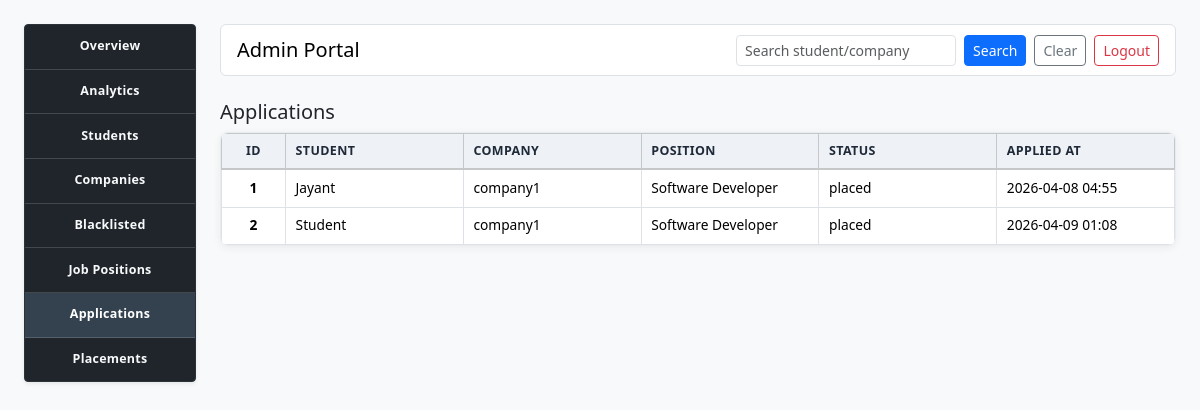
The page /admin-portal/applications (signed in) on the database its author committed.
### model.py (models this page shows, shortened)
class Application(db.Model):
    __tablename__ = "applications"
    __table_args__ = (
        UniqueConstraint(
            "student_id", "job_position_id", name="uq_student_job_application"
        ),
    )
    id = db.Column(db.Integer, primary_key=True)
    student_id = db.Column(db.Integer, db.ForeignKey("students.id"), nullable=False)
    job_position_id = db.Column(
        db.Integer, db.ForeignKey("job_positions.id"), nullable=False
    )
    status = db.Column(db.String(30), nullable=False, default="applied")
    applied_at = db.Column(db.DateTime, nullable=False, default=datetime.utcnow)
    student = db.relationship("Student", back_populates="applications")
    job_position = db.relationship("JobPosition", back_populates="applications")
    placement = db.relationship(
        "Placement", back_populates="application", uselist=False, cascade="all, delete-orphan"
    )

class Student(db.Model):
    __tablename__ = "students"
    id = db.Column(db.Integer, primary_key=True)
    full_name = db.Column(db.String(120), nullable=False)
    email = db.Column(db.String(120), unique=True, nullable=False)
    password = db.Column(db.String(120), nullable=False)
    phone = db.Column(db.String(20), nullable=True)
    course = db.Column(db.String(100), nullable=True)
    skills = db.Column(db.String(255), nullable=True)
    graduation_year = db.Column(db.Integer, nullable=True)
    resume_url = db.Column(db.String(255), nullable=True)
    is_deactivated = db.Column(db.Boolean, nullable=False, default=False)
    applications = db.relationship(
        "Application", back_populates="student", cascade="all, delete-orphan"
    )

class Company(db.Model):
    __tablename__ = "companies"
    id = db.Column(db.Integer, primary_key=True)
    name = db.Column(db.String(120), unique=True, nullable=False)
    email = db.Column(db.String(120), unique=True, nullable=False)
    password = db.Column(db.String(120), nullable=False)
    industry = db.Column(db.String(100), nullable=True)
    location = db.Column(db.String(120), nullable=True)
    website = db.Column(db.String(255), nullable=True)
    is_blacklisted = db.Column(db.Boolean, nullable=False, default=False)
    is_approved = db.Column(db.Boolean, nullable=False, default=False)
    job_positions = db.relationship(
        "JobPosition", back_populates="company", cascade="all, delete-orphan"
    )

class JobPosition(db.Model):
    __tablename__ = "job_positions"
    id = db.Column(db.Integer, primary_key=True)
    company_id = db.Column(db.Integer, db.ForeignKey("companies.id"), nullable=False)
    title = db.Column(db.String(120), nullable=False)
    description = db.Column(db.Text, nullable=True)
    eligibility_criteria = db.Column(db.String(255), nullable=True)
    required_skills = db.Column(db.String(255), nullable=True)
    experience_required = db.Column(db.String(120), nullable=True)
    application_deadline = db.Column(db.Date, nullable=True)
    location = db.Column(db.String(120), nullable=True)
    salary_lpa = db.Column(db.Float, nullable=True)
    status = db.Column(db.String(30), nullable=False, default="pending")
    is_active = db.Column(db.Boolean, nullable=False, default=True)
    posted_at = db.Column(db.DateTime, nullable=False, default=datetime.utcnow)
    company = db.relationship("Company", back_populates="job_positions")
    applications = db.relationship(
        "Application", back_populates="job_position", cascade="all, delete-orphan"
    )

### app.py (the view)
@app.route('/admin-portal/applications')
def admin_portal_applications():
    return render_admin_portal_page("admin_applications.html", "applications")

### app.py (called while the page is built)
def close_expired_job_positions():
    today = datetime.now(UTC).date()
    expired_positions = JobPosition.query.filter(
        JobPosition.is_active == True,
        JobPosition.application_deadline.isnot(None),
        JobPosition.application_deadline < today,
    ).all()
    for position in expired_positions:
        position.is_active = False
        position.status = "closed"
    if expired_positions:
        db.session.commit()

### template/admin_applications.html
{% extends 'admin_layout.html' %}
{% block admin_content %}
<section class="mb-4">
    <h2 class="h5">Applications</h2>
    <div class="table-responsive">
        <table class="table table-bordered table-sm align-middle table-sticky-cols">
            <thead class="table-light">
                <tr>
                    <th>ID</th><th>Student</th><th>Company</th><th>Position</th><th>Status</th><th>Applied At</th>
                </tr>
            </thead>
            <tbody>
                {% for application in applications %}
                <tr>
                    <td>{{ application.id }}</td>
                    <td>{{ application.student.full_name }}</td>
                    <td>{{ application.job_position.company.name }}</td>
                    <td>{{ application.job_position.title }}</td>
                    <td>{{ application.status }}</td>
                    <td>{{ application.applied_at.strftime('%Y-%m-%d %H:%M') if application.applied_at else 'N/A' }}</td>
                </tr>
                {% else %}
                <tr><td colspan="6" class="text-center">No applications found</td></tr>
                {% endfor %}
            </tbody>
        </table>
    </div>
</section>
{% endblock %}

### template/admin_layout.html (style rules this page uses)
.table-responsive { border: 1px solid #e9ecef; border-radius: 0.5rem; background: #ffffff; overflow-x: auto; box-shadow: 0 2px 8px rgba(15, 23, 42, 0.06); }
.table-responsive .table { width: 100%; min-width: 0; margin-bottom: 0; font-size: 0.86rem; table-layout: fixed; }
.table-responsive .table th, .table-responsive .table td { padding: 0.55rem 0.6rem; white-space: normal; word-break: break-word; overflow-wrap: anywhere; line-height: 1.35; vertical-align: middle; }
.table-responsive .table thead th { background: #eef2f7; color: #1f2937; font-weight: 700; font-size: 0.78rem; text-transform: uppercase; letter-spacing: 0.03em; border-bottom-width: 2px; }
.table-responsive .table tbody tr:nth-child(even) { background: #fafcff; }
.table-responsive .table th:first-child, .table-responsive .table td:first-child { width: 64px; text-align: center; font-weight: 600; }
.table-responsive .table th:nth-child(2), .table-responsive .table td:nth-child(2) { min-width: 150px; }
.table-responsive .table th:nth-child(3), .table-responsive .table td:nth-child(3) { min-width: 220px; }
.table-responsive .table th:last-child, .table-responsive .table td:last-child { min-width: 170px; }
.table-sticky-cols { border-collapse: collapse; border-spacing: 0; }
.table-sticky-cols th, .table-sticky-cols td { position: static; left: auto; }
html { scroll-behavior: smooth; }

### rows shown on the page
Application: id "1", student.full_name "Jayant", job_position.company.name "company1", job_position "Software Developer", status "placed", applied_at "2026-04-08 04:55"
Application: id "2", student.full_name "Student", job_position.company.name "company1", job_position "Software Developer", status "placed", applied_at "2026-04-09 01:08"
